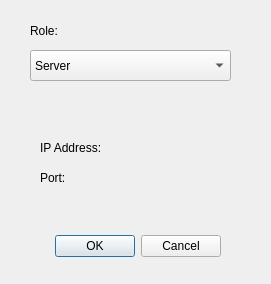
<?xml version="1.0" encoding="UTF-8"?>
<ui version="4.0">
 <class>ConnectSettings</class>
 <widget class="QDialog" name="ConnectSettings">
  <property name="geometry">
   <rect>
    <x>0</x>
    <y>0</y>
    <width>271</width>
    <height>284</height>
   </rect>
  </property>
  <property name="windowTitle">
   <string>Dialog</string>
  </property>
  <widget class="QDialogButtonBox" name="buttonBox">
   <property name="geometry">
    <rect>
     <x>-120</x>
     <y>230</y>
     <width>341</width>
     <height>32</height>
    </rect>
   </property>
   <property name="orientation">
    <enum>Qt::Horizontal</enum>
   </property>
   <property name="standardButtons">
    <set>QDialogButtonBox::Cancel|QDialogButtonBox::Ok</set>
   </property>
  </widget>
  <widget class="QLabel" name="label">
   <property name="geometry">
    <rect>
     <x>40</x>
     <y>140</y>
     <width>81</width>
     <height>16</height>
    </rect>
   </property>
   <property name="text">
    <string>IP Address:</string>
   </property>
  </widget>
  <widget class="QLabel" name="label_2">
   <property name="geometry">
    <rect>
     <x>40</x>
     <y>170</y>
     <width>56</width>
     <height>16</height>
    </rect>
   </property>
   <property name="text">
    <string>Port:</string>
   </property>
  </widget>
  <widget class="QComboBox" name="comboBox">
   <property name="geometry">
    <rect>
     <x>30</x>
     <y>50</y>
     <width>201</width>
     <height>31</height>
    </rect>
   </property>
   <item>
    <property name="text">
     <string>Server</string>
    </property>
   </item>
   <item>
    <property name="text">
     <string>Client</string>
    </property>
   </item>
  </widget>
  <widget class="QLabel" name="label_3">
   <property name="geometry">
    <rect>
     <x>30</x>
     <y>20</y>
     <width>41</width>
     <height>21</height>
    </rect>
   </property>
   <property name="text">
    <string>Role:</string>
   </property>
  </widget>
 </widget>
 <resources/>
 <connections>
  <connection>
   <sender>buttonBox</sender>
   <signal>accepted()</signal>
   <receiver>ConnectSettings</receiver>
   <slot>accept()</slot>
   <hints>
    <hint type="sourcelabel">
     <x>248</x>
     <y>254</y>
    </hint>
    <hint type="destinationlabel">
     <x>157</x>
     <y>274</y>
    </hint>
   </hints>
  </connection>
  <connection>
   <sender>buttonBox</sender>
   <signal>rejected()</signal>
   <receiver>ConnectSettings</receiver>
   <slot>reject()</slot>
   <hints>
    <hint type="sourcelabel">
     <x>316</x>
     <y>260</y>
    </hint>
    <hint type="destinationlabel">
     <x>286</x>
     <y>274</y>
    </hint>
   </hints>
  </connection>
 </connections>
</ui>
